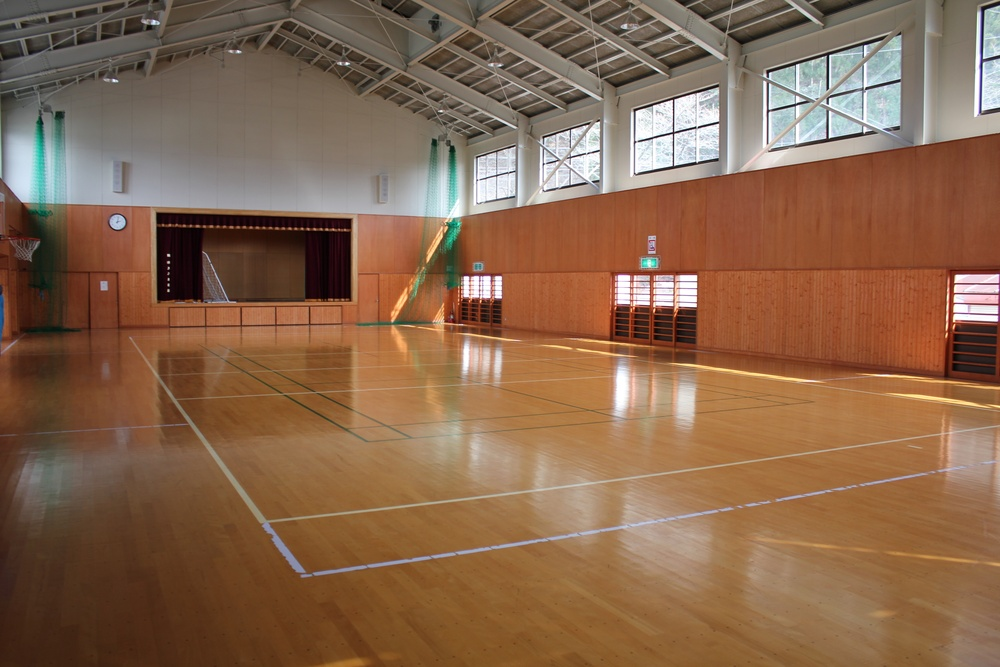
#> input picture images/gym4.jpg, 1000 x 667 px, shrunk from 2592 x 1728 before the run
$ jupyter execute work.ipynb   (shell and % lines are left out)
#> lines starting #> are read from the running program, lines starting #| are printed output that depends on the picture; after the words box and inside, x2 and y2 are one past the last pixel; in counts of white or black regions, pixels touching at a corner belong together
# 2値化シミュレーション

## parameters

## ZytleBotアルゴリズム

BGR変換->キャリブレーション->鳥瞰画像化->グレースケール化->適応的閾値2値化->RGB化(デバッグ画像)

Canny法エッジ検出->確率的ハフ変換

真ん中画像，左側画像，真ん中右半分画像

走行距離求める

道路標示が閾値より近ければtrueに変更

- 人形検出時 -> 一定時間停車→発進
- 直進中フェーズ&車線ロスト時間0.5以上&次タイルが十字路 -> 十字路直進フェーズに変更
- 直進フェーズ -> 左車線角度更新，赤色障害物検出，道路標示検出，フェーズ更新，車線維持
- 右カーブ -> 右カーブトレース
- 車線探索 -> 左車線角度測定，車線探索
- 左折 -> 左折
- 右折 -> 右折
- 物体検出 -> 回避
- 十字路直進 -> 直進
- 横断歩道 -> 赤信号なら停車

左側画像->Canny法エッジ検出->確率的ハフ変換HoughLinesP(temp_dst, lines, rho=1, theta=CV_PI / 180, threshold=20, minLineLength=40, maxLineGap=5)->角度が20度以内の線分の角度平均・最も左側の線分の中点座標

通常の鳥瞰画像->関心領域切取->HSV変換->2値化->画素数閾値以上で検出(上限も設定するといいかも)->T字路直進時は次のタイルに移動

広域鳥瞰画像->車体角度*(-0.7)画像を回転->中央左半分画像化->テンプレートマッチ->閾値以上で検出

lineTrace
中点が右->x+=0.01, z=-0.05
中点が左->x+=0.01, z= 0.05
中点が真ん中->x+=0.02

角度が10度以上
z=角度平均*-0.01

車線非検出時
twist.angular.z = (BIRDSEYE_LENGTH * RUN_LINE - detected_line_x) / 600;

[cell 1]
import cv2
import numpy as np
import matplotlib.pyplot as plt

## GUI

[cell 2]
from tkinter import *
from tkinter import ttk
import os

class application:
    def __init__(self):

        # Windowの作成
        root = Tk()
        root.title("simulate")
        root.geometry("400x300")

        # mainframeの作成
        # paddingは隙間
        mainframe = ttk.Frame(root, padding="3 3 12 12")
        # 中央に配置し4方向に引き延ばす
        mainframe.grid(column=0, row=0, sticky=(N, W, E, S))
        root.columnconfigure(0, weight=1)
        root.rowconfigure(0, weight=1)


        feet = StringVar()
        feet_entry = ttk.Entry(mainframe, width=7, textvariable=feet)
        feet_entry.grid(column=2, row=1, sticky=(W, E))

        self.meters = StringVar()
        self.filepath = StringVar()
        filepath_entry = ttk.Entry(mainframe, width=7, textvariable=self.filepath).grid(column=1, row=3, sticky=(W, E))
        ttk.Label(mainframe, textvariable=self.meters).grid(column=2, row=2, sticky=(W, E))


        ttk.Button(mainframe, text="Calculate", command=self.calculate).grid(column=3, row=3, sticky=W)
        ttk.Button(mainframe, text="ref", command=self.get_filepath).grid(column=2, row=3, sticky=W)


        ttk.Label(mainframe, text="feet").grid(column=3, row=1, sticky=W)
        ttk.Label(mainframe, text="is equivalent to").grid(column=1, row=2, sticky=E)
        ttk.Label(mainframe, text="meters").grid(column=3, row=2, sticky=W)

        for child in mainframe.winfo_children():
            child.grid_configure(padx=5, pady=5)

        feet_entry.focus()
        root.bind("<Return>", self.calculate)

        root.mainloop()

    def calculate(self, *args):
        try:
            value = float(self.feet.get())
            self.meters.set(int(0.3048 * value * 10000.0 + 0.5)/10000.0)
        except ValueError:
            pass

    def get_filepath(self):
        print("tahnks")
        initDir = os.path.abspath(os.path.dirname('__file__'))
        filetype = [("all", "*")]
        self.filepath.set( tk.filedialog.askopenfilename(filetypes=filetype, initialdir=initDir))


if __name__ == '__main__':
    application()

## 画像入力

[cell 3]
# [5 lines of commented-out code are left out]
img_path = "./images/gym4.jpg"
img = cv2.imread(img_path)
#> img is the input picture: shape (667, 1000, 3); mean B, G, R 77.5, 102.5, 135.9
# 画像の表示
plt.imshow(cv2.cvtColor(img, cv2.COLOR_BGR2RGB))
plt.show()

[cell 4]
# HSV変換
img = cv2.cvtColor(img, cv2.COLOR_BGR2HSV)
#> img: shape (667, 1000, 3); mean H, S, V 24.2, 117.9, 137.3
# 2値化閾値
red_low_h = 0
red_low_s = 127
red_low_v = 0
red_high_h = 15
red_high_s = 255
red_high_v = 255
# 2値化(マスク画像作成)
lower = (red_low_h, red_low_s, red_low_v)
upper = (red_high_h, red_high_s, red_high_v)
img_binary = cv2.inRange(img, lower, upper)
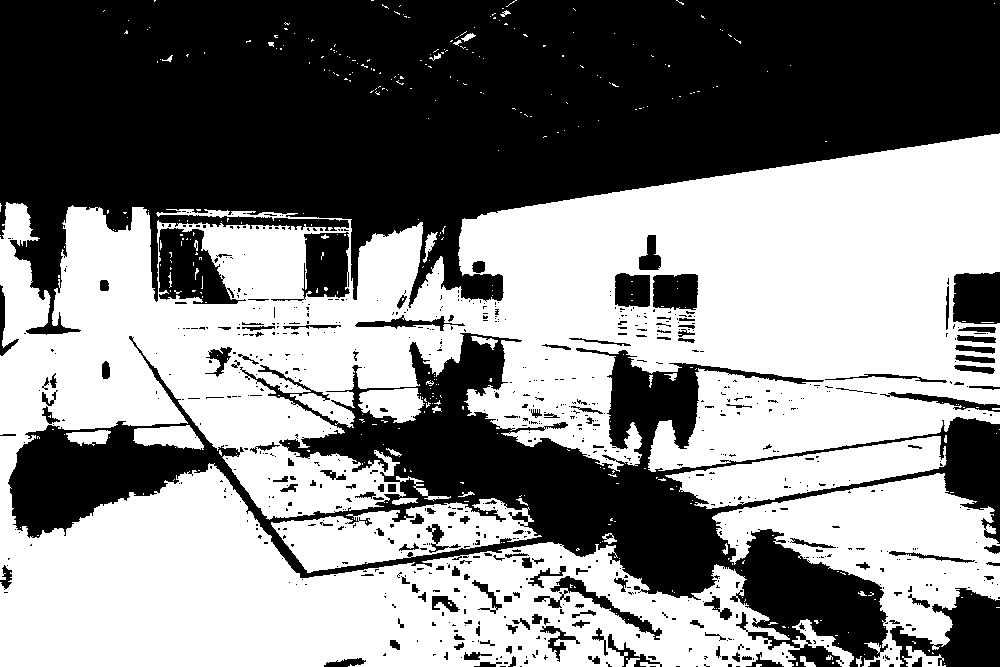
#> img_binary: shape (667, 1000); 52.2% white; 794 black regions (638 under 20 px), largest, box (x1, y1, x2, y2) and area: (0, 0, 1000, 335) 202725, (8, 333, 1000, 667) 83196, (890, 588, 1000, 667) 4641
# BGR変換
img = cv2.cvtColor(img, cv2.COLOR_HSV2BGR)
# デバッグ画像作成
img[img_binary==0] = (255, 0, 0)
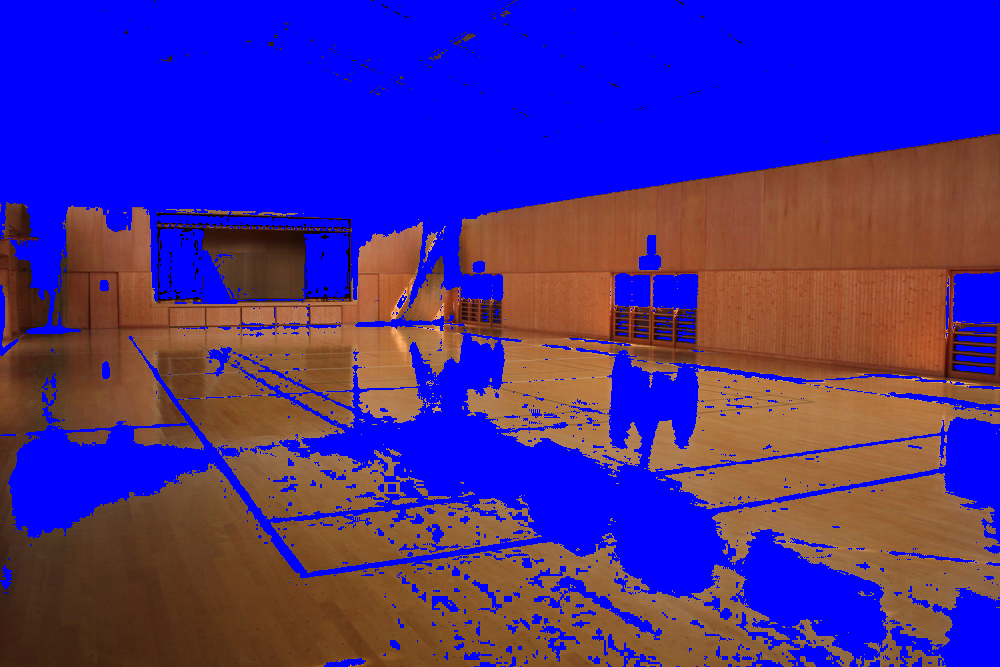
#> img: shape (667, 1000, 3); mean B, G, R 147.1, 43.4, 70.3

[cell 5]
# 画像の表示
plt.imshow(cv2.cvtColor(img, cv2.COLOR_BGR2RGB))
plt.show()

$ run again, with images/gym_okayama_univ.jpg copied over images/gym4.jpg
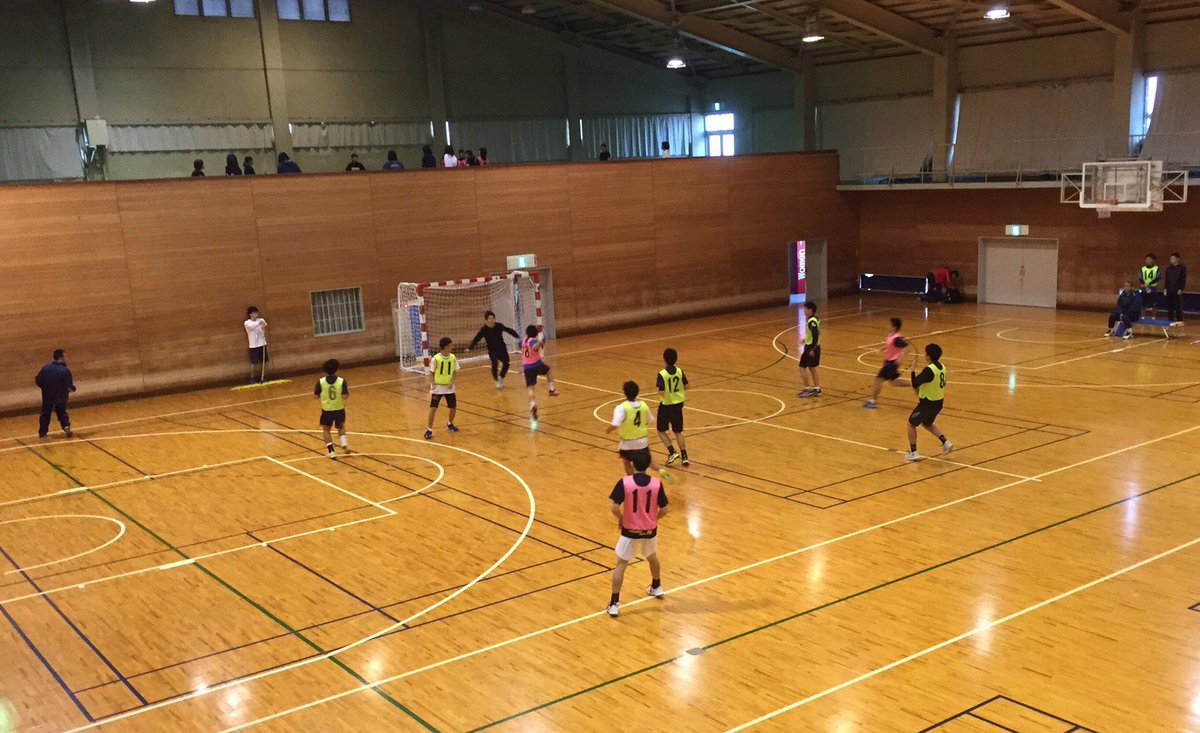
#> input picture images/gym_okayama_univ.jpg, 1200 x 733 px
#> img is the input picture: shape (733, 1200, 3); mean B, G, R 58.8, 109, 151.2
#> `img_binary = cv2.inRange(img, lower, upper)`:
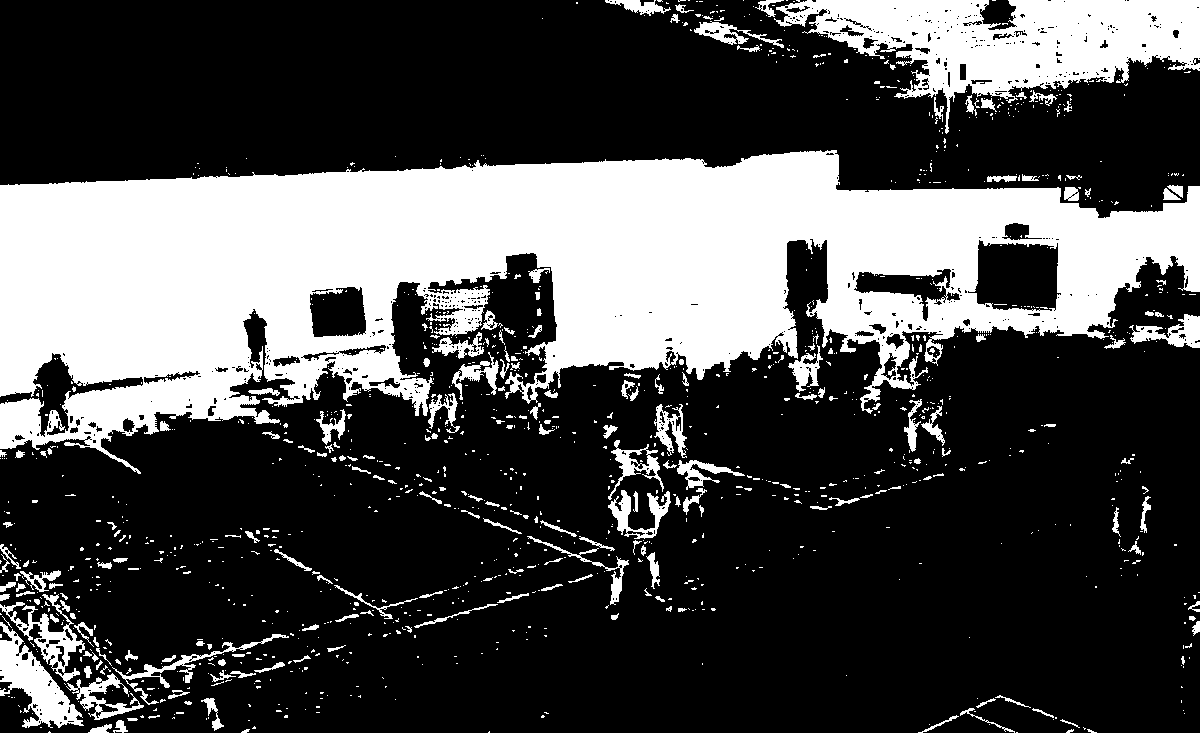
#> img_binary: shape (733, 1200); 29.5% white; 1238 white regions (1022 under 20 px), largest, box (x1, y1, x2, y2) and area: (0, 150, 1200, 474) 199761, (774, 0, 1200, 134) 26525, (0, 622, 84, 728) 3481
#> `img[img_binary==0] = (255, 0, 0)`:
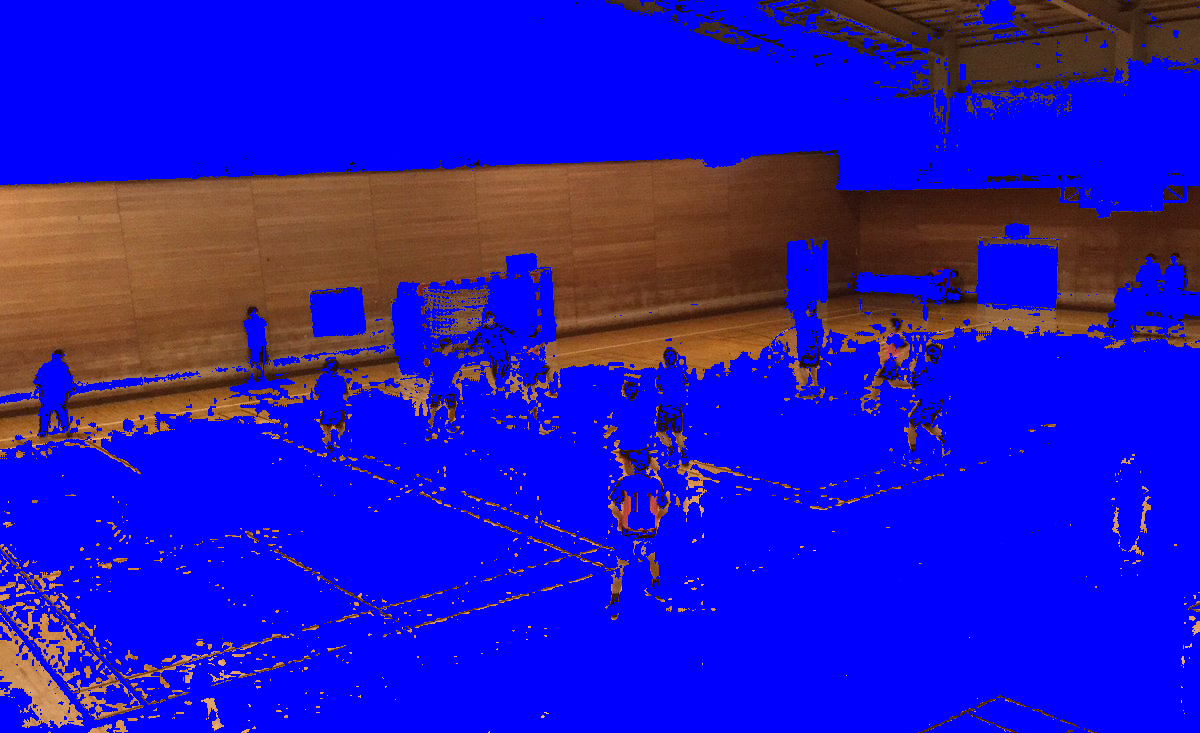
#> img: shape (733, 1200, 3); mean B, G, R 191.9, 21.4, 35

$ run again, with images/gym_okayama_univ_2.jpg copied over images/gym4.jpg
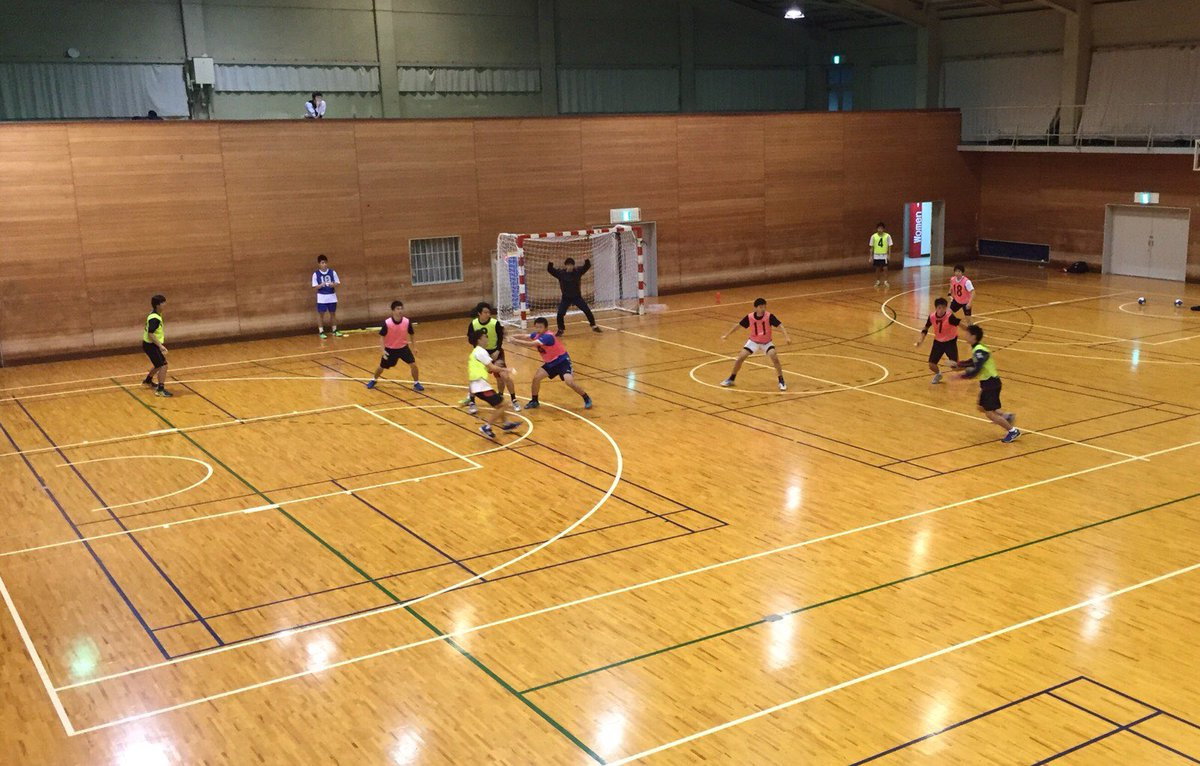
#> input picture images/gym_okayama_univ_2.jpg, 1200 x 766 px
#> img is the input picture: shape (766, 1200, 3); mean B, G, R 74.6, 127.4, 166.4
#> `img_binary = cv2.inRange(img, lower, upper)`:
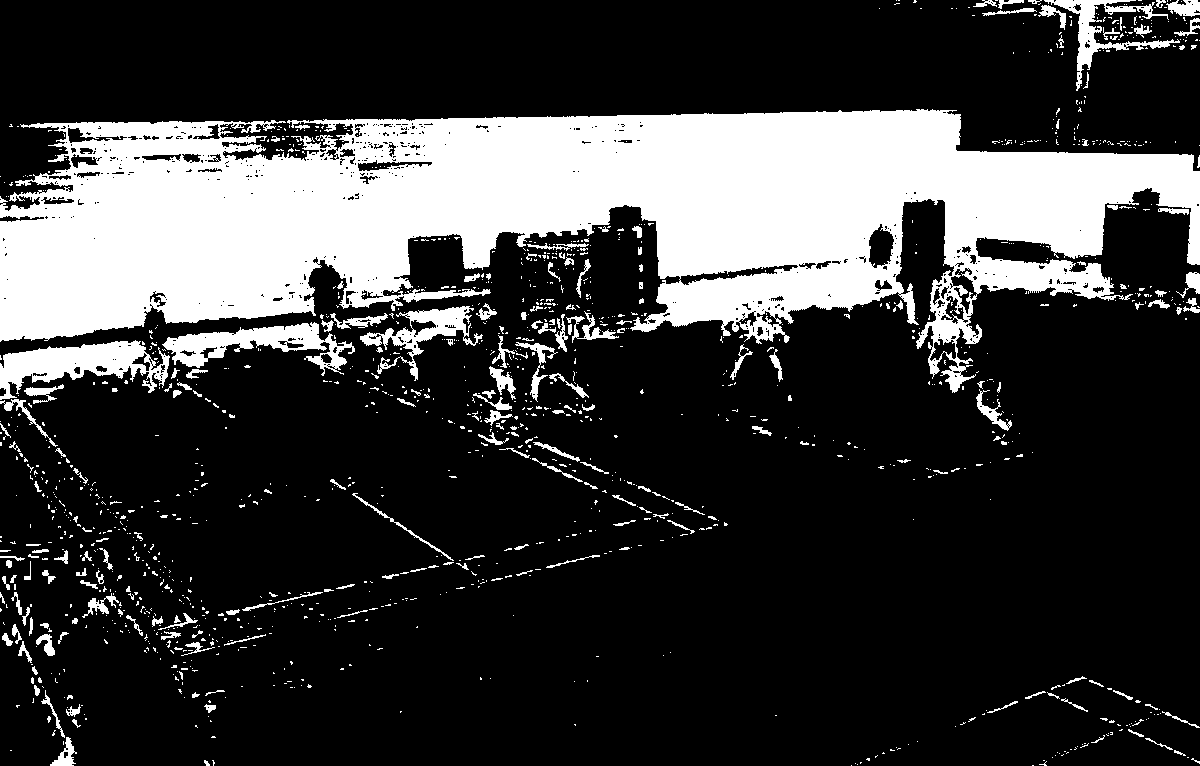
#> img_binary: shape (766, 1200); 23.1% white; 1353 white regions (1141 under 20 px), largest, box (x1, y1, x2, y2) and area: (0, 109, 1200, 393) 179175, (0, 340, 170, 400) 4794, (162, 322, 355, 376) 3913
#> `img[img_binary==0] = (255, 0, 0)`:
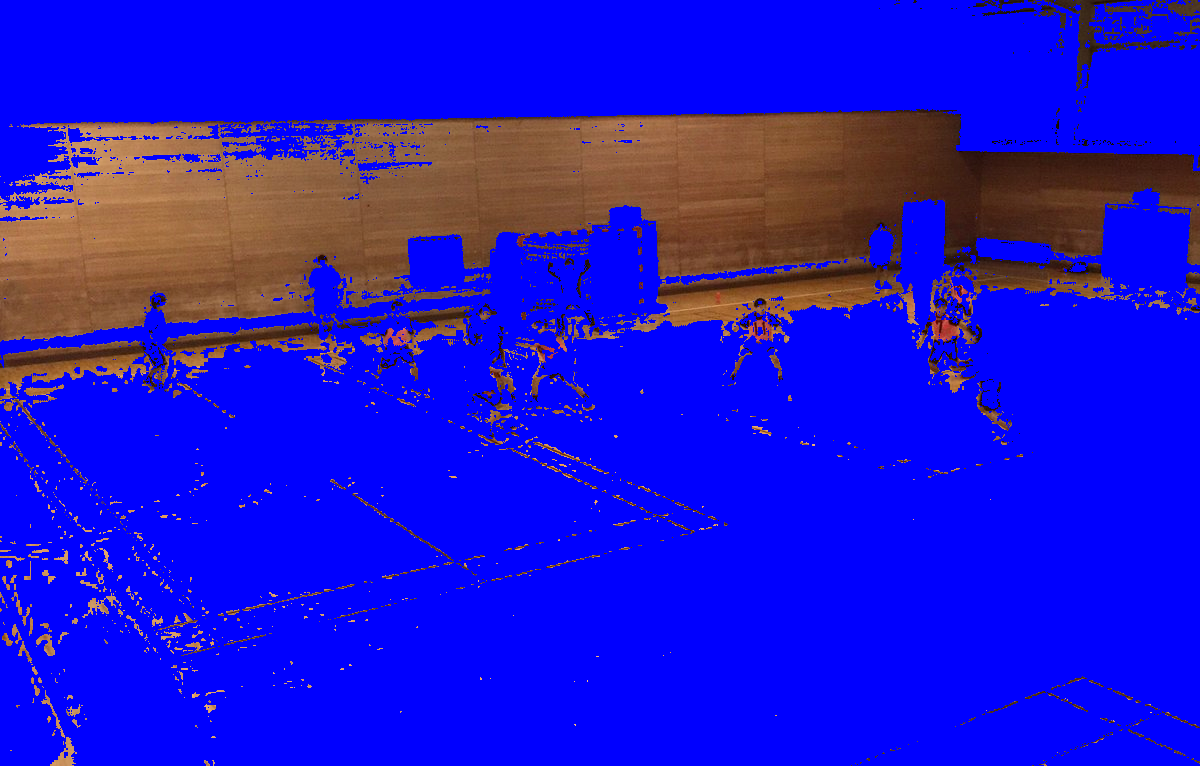
#> img: shape (766, 1200, 3); mean B, G, R 207.8, 18.8, 29.2
